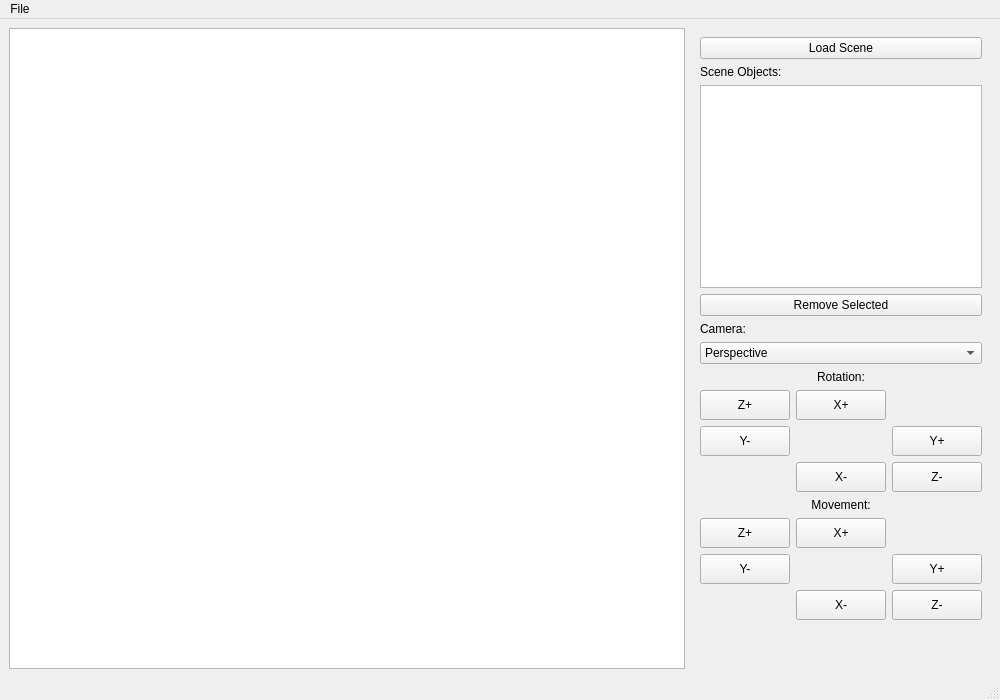
<?xml version="1.0" encoding="UTF-8"?>
<ui version="4.0">
<class>MainWindow</class>
<widget class="QMainWindow" name="MainWindow">
  <property name="geometry">
    <rect>
      <x>0</x>
      <y>0</y>
      <width>1000</width>
      <height>700</height>
    </rect>
  </property>
  <property name="windowTitle">
    <string>3D Scene Viewer</string>
  </property>
  <widget class="QWidget" name="centralWidget">
    <layout class="QHBoxLayout" name="horizontalLayout">
      <!-- Main Graphics View (Left 70%) -->
      <item>
        <widget class="QGraphicsView" name="graphicsView">
          <property name="sizePolicy">
            <sizepolicy hsizetype="Expanding" vsizetype="Expanding">
              <horstretch>7</horstretch>
              <verstretch>0</verstretch>
            </sizepolicy>
          </property>
        </widget>
      </item>
      
      <!-- Right Side Panel (30%) -->
      <item>
        <widget class="QFrame" name="menuFrame">
          <property name="sizePolicy">
            <sizepolicy hsizetype="Fixed" vsizetype="Expanding">
              <horstretch>3</horstretch>
              <verstretch>0</verstretch>
            </sizepolicy>
          </property>
          <property name="minimumSize">
            <size>
              <width>300</width>
              <height>0</height>
            </size>
          </property>
          <layout class="QVBoxLayout" name="verticalLayout">
            <!-- Load Scene Button -->
            <item>
              <widget class="QPushButton" name="loadSceneButton">
                <property name="text">
                  <string>Load Scene</string>
                </property>
                <property name="sizePolicy">
                  <sizepolicy hsizetype="Expanding" vsizetype="Fixed">
                    <horstretch>0</horstretch>
                    <verstretch>0</verstretch>
                  </sizepolicy>
                </property>
              </widget>
            </item>
            
            <!-- Scene Objects Table -->
            <item>
              <widget class="QLabel" name="sceneObjectsLabel">
                <property name="text">
                  <string>Scene Objects:</string>
                </property>
              </widget>
            </item>
            <item>
              <widget class="QTableView" name="sceneObjectTable">
                <property name="sizePolicy">
                  <sizepolicy hsizetype="Expanding" vsizetype="Expanding">
                    <horstretch>0</horstretch>
                    <verstretch>1</verstretch>
                  </sizepolicy>
                </property>
                <property name="selectionMode">
                  <enum>QAbstractItemView::SingleSelection</enum>
                </property>
                <property name="selectionBehavior">
                  <enum>QAbstractItemView::SelectRows</enum>
                </property>
              </widget>
            </item>
            
            <!-- Remove Button (newly added) -->
            <item>
              <widget class="QPushButton" name="removeObjectButton">
                <property name="text">
                  <string>Remove Selected</string>
                </property>
                <property name="sizePolicy">
                  <sizepolicy hsizetype="Expanding" vsizetype="Fixed">
                    <horstretch>0</horstretch>
                    <verstretch>0</verstretch>
                  </sizepolicy>
                </property>
              </widget>
            </item>
            
            <!-- Camera Selection -->
            <item>
              <widget class="QLabel" name="cameraLabel">
                <property name="text">
                  <string>Camera:</string>
                </property>
              </widget>
            </item>
            <item>
              <widget class="QComboBox" name="cameraChoiceBox">
                <item>
                  <property name="text">
                    <string>Perspective</string>
                  </property>
                </item>
                <item>
                  <property name="text">
                    <string>Orthographic</string>
                  </property>
                </item>
              </widget>
            </item>
            
            <!-- Rotation Controls -->
            <item>
              <widget class="QLabel" name="rotationLabel">
                <property name="text">
                  <string>Rotation:</string>
                </property>
                <property name="alignment">
                  <set>Qt::AlignCenter</set>
                </property>
              </widget>
            </item>
            <item>
              <layout class="QGridLayout" name="rotationGridLayout" columnstretch="0,0,0" rowstretch="0,0,0">
                <!-- Row 0 -->
                <item row="0" column="0">
                  <widget class="QPushButton" name="rotateZPosButton">
                    <property name="text">
                      <string>Z+</string>
                    </property>
                    <property name="toolTip">
                      <string>Rotate clockwise around Z axis</string>
                    </property>
                    <property name="minimumSize">
                      <size>
                        <width>60</width>
                        <height>30</height>
                      </size>
                    </property>
                  </widget>
                </item>
                <item row="0" column="1">
                  <widget class="QPushButton" name="rotateXPosButton">
                    <property name="text">
                      <string>X+</string>
                    </property>
                    <property name="toolTip">
                      <string>Rotate right around X axis</string>
                    </property>
                    <property name="minimumSize">
                      <size>
                        <width>60</width>
                        <height>30</height>
                      </size>
                    </property>
                  </widget>
                </item>
                <item row="0" column="2">
                  <spacer name="spacer1">
                    <property name="sizeHint" stdset="0">
                      <size>
                        <width>60</width>
                        <height>20</height>
                      </size>
                    </property>
                  </spacer>
                </item>
                
                <!-- Row 1 -->
                <item row="1" column="0">
                  <widget class="QPushButton" name="rotateYNegButton">
                    <property name="text">
                      <string>Y-</string>
                    </property>
                    <property name="toolTip">
                      <string>Rotate down around Y axis</string>
                    </property>
                    <property name="minimumSize">
                      <size>
                        <width>60</width>
                        <height>30</height>
                      </size>
                    </property>
                  </widget>
                </item>
                <item row="1" column="1">
                  <spacer name="spacer2">
                    <property name="sizeHint" stdset="0">
                      <size>
                        <width>60</width>
                        <height>20</height>
                      </size>
                    </property>
                  </spacer>
                </item>
                <item row="1" column="2">
                  <widget class="QPushButton" name="rotateYPosButton">
                    <property name="text">
                      <string>Y+</string>
                    </property>
                    <property name="toolTip">
                      <string>Rotate up around Y axis</string>
                    </property>
                    <property name="minimumSize">
                      <size>
                        <width>60</width>
                        <height>30</height>
                      </size>
                    </property>
                  </widget>
                </item>
                
                <!-- Row 2 -->
                <item row="2" column="0">
                  <spacer name="spacer3">
                    <property name="sizeHint" stdset="0">
                      <size>
                        <width>60</width>
                        <height>20</height>
                      </size>
                    </property>
                  </spacer>
                </item>
                <item row="2" column="1">
                  <widget class="QPushButton" name="rotateXNegButton">
                    <property name="text">
                      <string>X-</string>
                    </property>
                    <property name="toolTip">
                      <string>Rotate left around X axis</string>
                    </property>
                    <property name="minimumSize">
                      <size>
                        <width>60</width>
                        <height>30</height>
                      </size>
                    </property>
                  </widget>
                </item>
                <item row="2" column="2">
                  <widget class="QPushButton" name="rotateZNegButton">
                    <property name="text">
                      <string>Z-</string>
                    </property>
                    <property name="toolTip">
                      <string>Rotate counter-clockwise around Z axis</string>
                    </property>
                    <property name="minimumSize">
                      <size>
                        <width>60</width>
                        <height>30</height>
                      </size>
                    </property>
                  </widget>
                </item>
              </layout>
            </item>
            
            <!-- Movement Controls -->
            <item>
              <widget class="QLabel" name="movementLabel">
                <property name="text">
                  <string>Movement:</string>
                </property>
                <property name="alignment">
                  <set>Qt::AlignCenter</set>
                </property>
              </widget>
            </item>
            <item>
              <layout class="QGridLayout" name="movementGridLayout" columnstretch="0,0,0" rowstretch="0,0,0">
                <!-- Row 0 -->
                <item row="0" column="0">
                  <widget class="QPushButton" name="moveZPosButton">
                    <property name="text">
                      <string>Z+</string>
                    </property>
                    <property name="toolTip">
                      <string>Move forward along Z axis</string>
                    </property>
                    <property name="minimumSize">
                      <size>
                        <width>60</width>
                        <height>30</height>
                      </size>
                    </property>
                  </widget>
                </item>
                <item row="0" column="1">
                  <widget class="QPushButton" name="moveXPosButton">
                    <property name="text">
                      <string>X+</string>
                    </property>
                    <property name="toolTip">
                      <string>Move right along X axis</string>
                    </property>
                    <property name="minimumSize">
                      <size>
                        <width>60</width>
                        <height>30</height>
                      </size>
                    </property>
                  </widget>
                </item>
                <item row="0" column="2">
                  <spacer name="spacer4">
                    <property name="sizeHint" stdset="0">
                      <size>
                        <width>60</width>
                        <height>20</height>
                      </size>
                    </property>
                  </spacer>
                </item>
                
                <!-- Row 1 -->
                <item row="1" column="0">
                  <widget class="QPushButton" name="moveYNegButton">
                    <property name="text">
                      <string>Y-</string>
                    </property>
                    <property name="toolTip">
                      <string>Move down along Y axis</string>
                    </property>
                    <property name="minimumSize">
                      <size>
                        <width>60</width>
                        <height>30</height>
                      </size>
                    </property>
                  </widget>
                </item>
                <item row="1" column="1">
                  <spacer name="spacer5">
                    <property name="sizeHint" stdset="0">
                      <size>
                        <width>60</width>
                        <height>20</height>
                      </size>
                    </property>
                  </spacer>
                </item>
                <item row="1" column="2">
                  <widget class="QPushButton" name="moveYPosButton">
                    <property name="text">
                      <string>Y+</string>
                    </property>
                    <property name="toolTip">
                      <string>Move up along Y axis</string>
                    </property>
                    <property name="minimumSize">
                      <size>
                        <width>60</width>
                        <height>30</height>
                      </size>
                    </property>
                  </widget>
                </item>
                
                <!-- Row 2 -->
                <item row="2" column="0">
                  <spacer name="spacer6">
                    <property name="sizeHint" stdset="0">
                      <size>
                        <width>60</width>
                        <height>20</height>
                      </size>
                    </property>
                  </spacer>
                </item>
                <item row="2" column="1">
                  <widget class="QPushButton" name="moveXNegButton">
                    <property name="text">
                      <string>X-</string>
                    </property>
                    <property name="toolTip">
                      <string>Move left along X axis</string>
                    </property>
                    <property name="minimumSize">
                      <size>
                        <width>60</width>
                        <height>30</height>
                      </size>
                    </property>
                  </widget>
                </item>
                <item row="2" column="2">
                  <widget class="QPushButton" name="moveZNegButton">
                    <property name="text">
                      <string>Z-</string>
                    </property>
                    <property name="toolTip">
                      <string>Move backward along Z axis</string>
                    </property>
                    <property name="minimumSize">
                      <size>
                        <width>60</width>
                        <height>30</height>
                      </size>
                    </property>
                  </widget>
                </item>
              </layout>
            </item>
            
            <item>
              <spacer name="verticalSpacer">
                <property name="orientation">
                  <enum>Qt::Vertical</enum>
                </property>
                <property name="sizeHint" stdset="0">
                  <size>
                    <width>20</width>
                    <height>40</height>
                  </size>
                </property>
              </spacer>
            </item>
          </layout>
        </widget>
      </item>
    </layout>
  </widget>
  
  <!-- Standard menu bar and status bar -->
  <widget class="QMenuBar" name="menuBar">
    <property name="geometry">
      <rect>
        <x>0</x>
        <y>0</y>
        <width>1000</width>
        <height>22</height>
      </rect>
    </property>
    <widget class="QMenu" name="menuFile">
      <property name="title">
        <string>File</string>
      </property>
    </widget>
    <addaction name="menuFile"/>
  </widget>
  <widget class="QStatusBar" name="statusBar"/>
</widget>
<resources/>
<connections/>
</ui>
